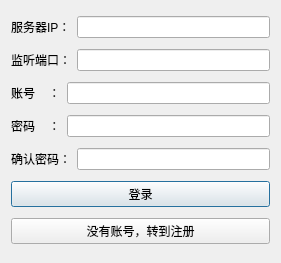
<?xml version="1.0" encoding="UTF-8"?>
<ui version="4.0">
 <class>NetworkClientDialog</class>
 <widget class="QDialog" name="NetworkClientDialog">
  <property name="geometry">
   <rect>
    <x>0</x>
    <y>0</y>
    <width>281</width>
    <height>263</height>
   </rect>
  </property>
  <property name="windowTitle">
   <string>Dialog</string>
  </property>
  <layout class="QVBoxLayout" name="verticalLayout">
   <item>
    <layout class="QHBoxLayout" name="horizontalLayout">
     <item>
      <widget class="QLabel" name="label">
       <property name="text">
        <string>服务器IP：</string>
       </property>
      </widget>
     </item>
     <item>
      <widget class="QLineEdit" name="lineEditIP"/>
     </item>
    </layout>
   </item>
   <item>
    <layout class="QHBoxLayout" name="horizontalLayout_2">
     <item>
      <widget class="QLabel" name="label_2">
       <property name="text">
        <string>监听端口：</string>
       </property>
      </widget>
     </item>
     <item>
      <widget class="QLineEdit" name="lineEditPort"/>
     </item>
    </layout>
   </item>
   <item>
    <layout class="QHBoxLayout" name="horizontalLayout_3">
     <item>
      <widget class="QLabel" name="label_3">
       <property name="text">
        <string>账号    ：</string>
       </property>
      </widget>
     </item>
     <item>
      <widget class="QLineEdit" name="lineEditAcount"/>
     </item>
    </layout>
   </item>
   <item>
    <layout class="QHBoxLayout" name="horizontalLayout_4">
     <item>
      <widget class="QLabel" name="label_4">
       <property name="text">
        <string>密码    ：</string>
       </property>
      </widget>
     </item>
     <item>
      <widget class="QLineEdit" name="lineEditPassword"/>
     </item>
    </layout>
   </item>
   <item>
    <layout class="QHBoxLayout" name="horizontalLayout_5">
     <item>
      <widget class="QLabel" name="labelPassword_2">
       <property name="text">
        <string>确认密码：</string>
       </property>
      </widget>
     </item>
     <item>
      <widget class="QLineEdit" name="lineEditPassword_2"/>
     </item>
    </layout>
   </item>
   <item>
    <widget class="QPushButton" name="pushButtonLogin">
     <property name="text">
      <string>登录</string>
     </property>
    </widget>
   </item>
   <item>
    <widget class="QPushButton" name="pushButton">
     <property name="text">
      <string>没有账号，转到注册</string>
     </property>
    </widget>
   </item>
  </layout>
 </widget>
 <resources/>
 <connections/>
</ui>
